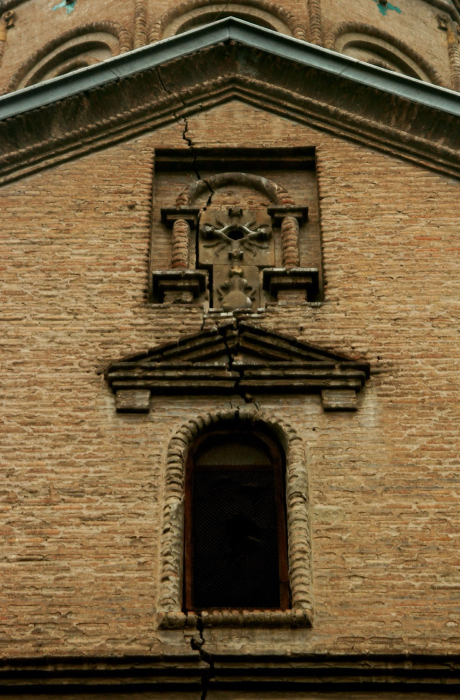
#> input picture survey/data/samples/crack_wall.jpg, 920 x 1400 px (shown at 1/2 size)
$ python -i detect.py   (imports and definitions only)
#> lines starting #> are read from the running program, lines starting #| are printed output that depends on the picture; after the words box and inside, x2 and y2 are one past the last pixel; in counts of white or black regions, pixels touching at a corner belong together
"""The "ruler": classical-CV defect detection + millimetre geometry.

No training, no GPU — runs on the Mac today. The job here is *measurement*, not
classification: find candidate defect regions on a facade frame and measure each
one's width / length / area in real millimetres (via the GSD). The VLM does the
naming and grading downstream (core/reason.py); this module only ever reports
what it can actually measure, which is the honest half of the hybrid pitch
("specialized detector for measurable defects + VLM for reasoning").

Pipeline per frame:
  grey -> CLAHE -> black-hat (lifts thin dark cracks) -> Otsu -> close ->
  connected components -> per-component skeleton + medial-axis width.

Cracks are dark, thin, elongated, so we rank candidates by area x elongation and
keep the top-K. Window frames / expansion joints / shadows can look crack-like;
that is exactly the false-positive set the VLM is asked to adjudicate downstream.
"""

from __future__ import annotations

from dataclasses import dataclass, field
from pathlib import Path

import cv2
import numpy as np
from skimage.morphology import medial_axis


@dataclass
class Defect:
    """One measured candidate region. Geometry is real; the label comes later."""

    id: str
    frame: str
    frame_name: str
    bbox: list[int]                       # [x, y, w, h] in pixels
    crop_path: str
    measurement: dict = field(default_factory=dict)   # width_mm / length_mm / area_mm2
    geom_px: dict = field(default_factory=dict)
    elongation: float = 0.0


def _candidate_mask(gray: np.ndarray) -> np.ndarray:
    """Binary mask of thin dark crack-like features.

    Cracks are dark, thin, and *irregular*. The big confusers on a real facade are
    long, perfectly straight lines — rooflines, brick courses, window frames,
    cladding seams. We detect those with a Hough transform and erase them, so the
    detector tracks the jagged crack instead of the architecture around it.
    """
    H, W = gray.shape
    clahe = cv2.createCLAHE(clipLimit=3.0, tileGridSize=(8, 8))
    eq = clahe.apply(gray)
    # Black-hat: bright where there are thin dark features smaller than the kernel.
    k = cv2.getStructuringElement(cv2.MORPH_ELLIPSE, (15, 15))
    blackhat = cv2.morphologyEx(eq, cv2.MORPH_BLACKHAT, k)
    blackhat = cv2.normalize(blackhat, None, 0, 255, cv2.NORM_MINMAX)
    _, th = cv2.threshold(blackhat, 0, 255, cv2.THRESH_BINARY + cv2.THRESH_OTSU)
    th = cv2.morphologyEx(th, cv2.MORPH_CLOSE,
                          cv2.getStructuringElement(cv2.MORPH_ELLIPSE, (5, 5)))

    # Erase long straight lines (architecture), keep jagged cracks.
    long_line = int(0.33 * max(H, W))
    lines = cv2.HoughLinesP(th, 1, np.pi / 180, threshold=80,
                            minLineLength=long_line, maxLineGap=8)
    if lines is not None:
        for x1, y1, x2, y2 in lines[:, 0]:
            cv2.line(th, (x1, y1), (x2, y2), 0, 7)
    return th


# [147 lines left out: functions detect_defects, detect_corrosion, not called in this run]

>>> import cv2
>>> picture = cv2.imread('../data/samples/crack_wall.jpg', cv2.IMREAD_GRAYSCALE)
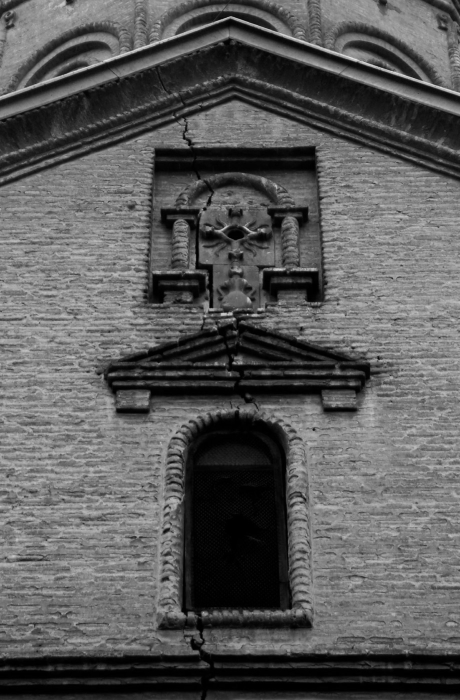
#> picture: shape (1400, 920) (shown at 1/2 size); min 0, max 239, mean 90.3
>>> result = _candidate_mask(picture)
#> in _candidate_mask, `eq = clahe.apply(gray)`:
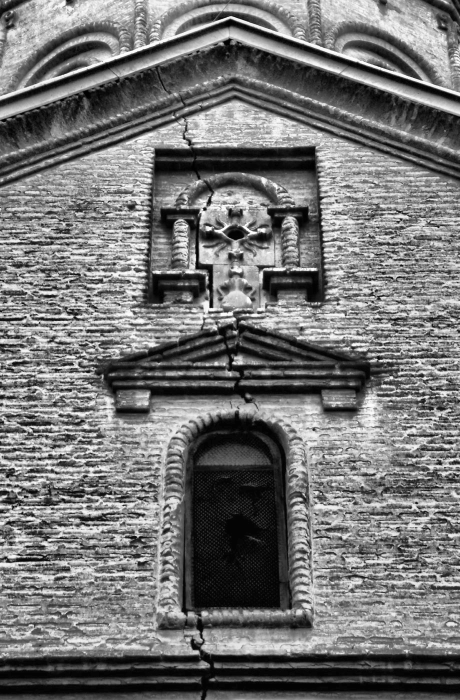
#> eq: shape (1400, 920) (shown at 1/2 size); min 0, max 255, mean 116
#> in _candidate_mask, `blackhat = cv2.morphologyEx(eq, cv2.MORPH_BLACKHAT, k)`:
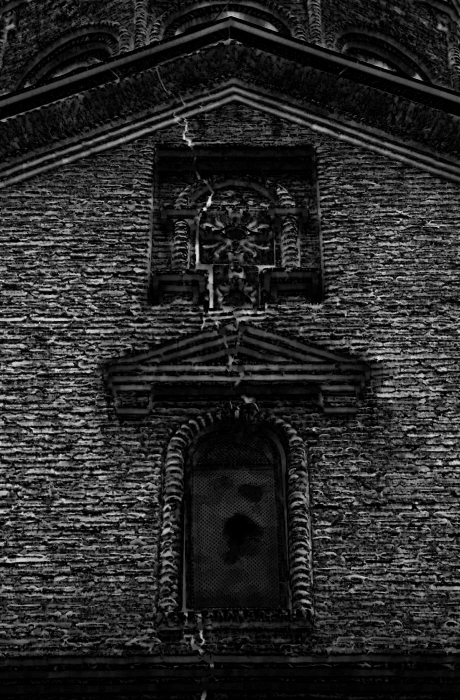
#> blackhat: shape (1400, 920) (shown at 1/2 size); min 0, max 244, mean 40.6
#> in _candidate_mask, `_, th = cv2.threshold(blackhat, 0, 255, cv2.THRESH_BINARY + cv2.THRESH..`:
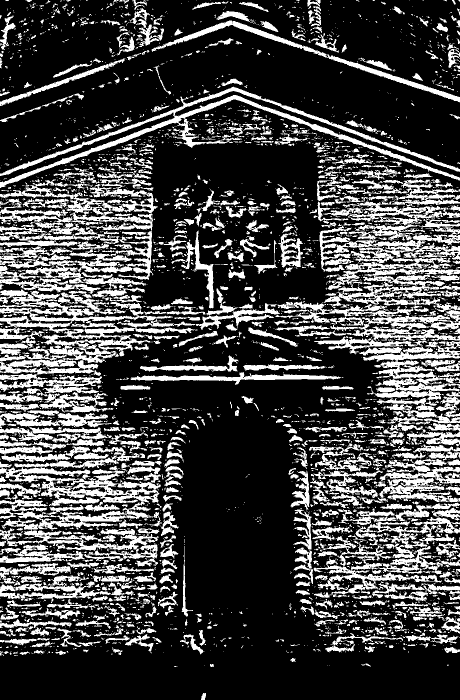
#> th: shape (1400, 920) (shown at 1/2 size); 27.3% white; 3719 white regions (2879 under 20 px), largest, box (x1, y1, x2, y2) and area: (0, 355, 315, 601) 30991, (0, 581, 395, 787) 26845, (0, 894, 322, 1133) 26274
#> in _candidate_mask, `th = cv2.morphologyEx(th, cv2.MORPH_CLOSE, cv2.getStructuringElement(c..`:
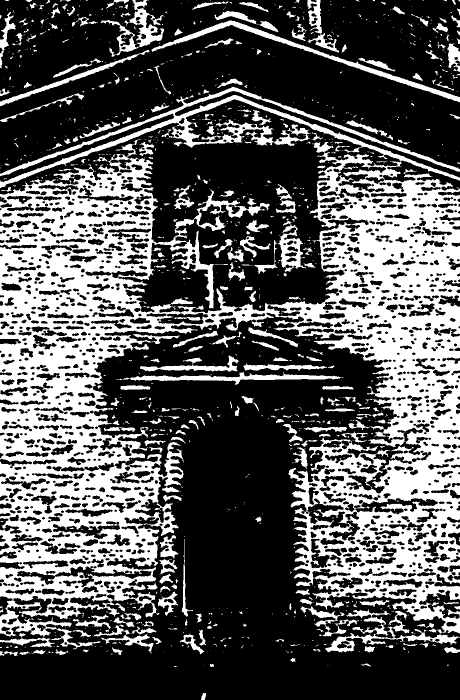
#> th: shape (1400, 920) (shown at 1/2 size); 35.1% white; 1294 white regions (999 under 20 px), largest, box (x1, y1, x2, y2) and area: (0, 173, 920, 1305) 379289, (303, 41, 920, 205) 5797, (201, 0, 329, 114) 3711
#> in _candidate_mask, `lines = cv2.HoughLinesP(th, 1, np.pi / 180, threshold=80, minLineLengt..`: lines = 22 rows, first 6: [689, 292, 810, 864], [691, 359, 828, 1006], [13, 1253, 133, 684], [842, 996, 877, 494], [719, 505, 825, 1005], [102, 997, 192, 489]
#> the loop in _candidate_mask, `for x1, y1, x2, y2 in lines[:, 0]:` made 22 passes
#> (x1, y1, x2, y2) on passes 1 to 12: (689, 292, 810, 864), (691, 359, 828, 1006), (13, 1253, 133, 684), (842, 996, 877, 494), (719, 505, 825, 1005), (102, 997, 192, 489), (895, 1180, 904, 673), (704, 370, 808, 861), (688, 355, 827, 1007), (842, 538, 881, 1091), (714, 396, 818, 888), (37, 946, 71, 459)
#> after the loop in _candidate_mask, `for x1, y1, x2, y2 in lines[:, 0]:`:
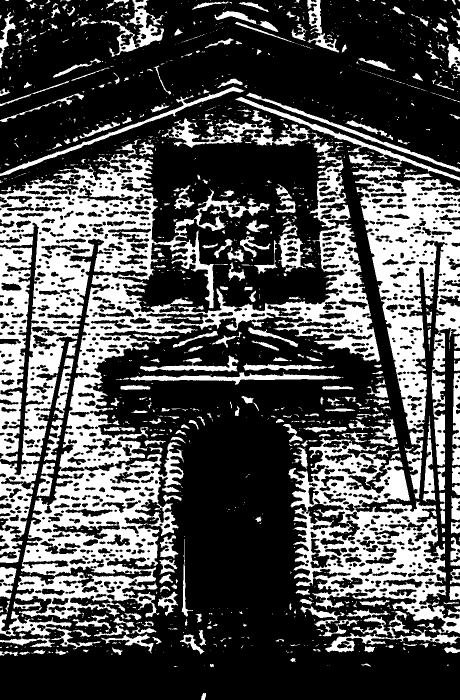
#> th: shape (1400, 920) (shown at 1/2 size); 31.4% white; 1462 white regions (1115 under 20 px), largest, box (x1, y1, x2, y2) and area: (0, 278, 760, 1238) 169739, (470, 194, 920, 998) 59588, (577, 876, 920, 1305) 54941

$ run again, on survey/data/samples/cracked_wall2.jpg
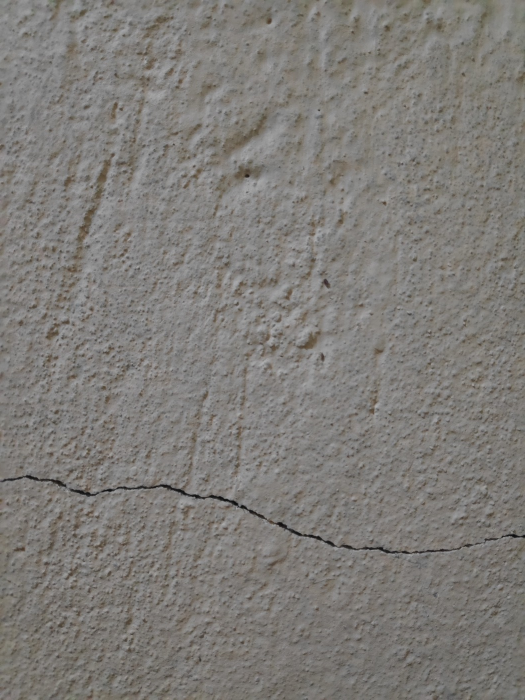
#> input picture survey/data/samples/cracked_wall2.jpg, 1050 x 1400 px (shown at 1/2 size)
#> in _candidate_mask, `_, th = cv2.threshold(blackhat, 0, 255, cv2.THRESH_BINARY + cv2.THRESH..`:
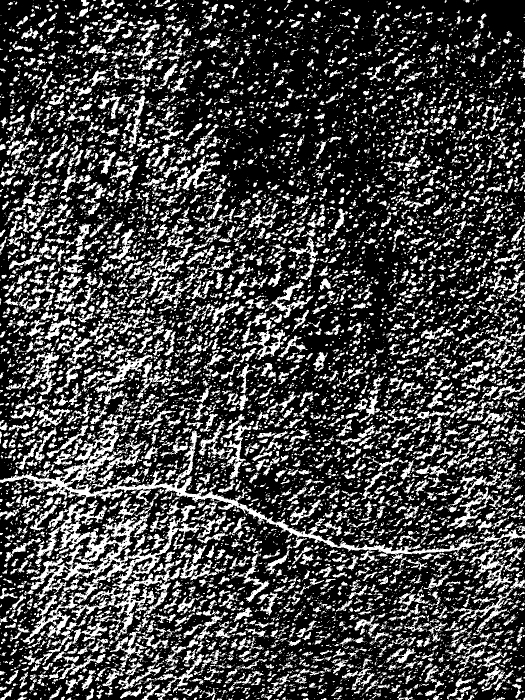
#> th: shape (1400, 1050) (shown at 1/2 size); 27.1% white; 9953 white regions (6916 under 20 px), largest, box (x1, y1, x2, y2) and area: (0, 828, 1050, 1127) 19459, (41, 993, 401, 1289) 19250, (228, 1124, 362, 1282) 4190
#> in _candidate_mask, `th = cv2.morphologyEx(th, cv2.MORPH_CLOSE, cv2.getStructuringElement(c..`:
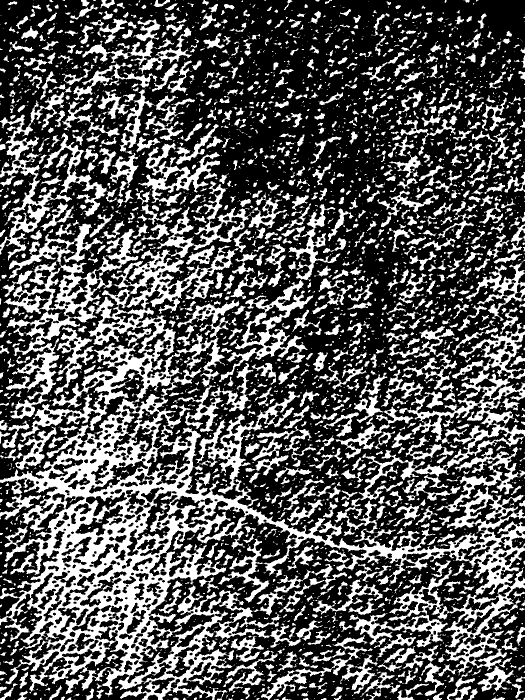
#> th: shape (1400, 1050) (shown at 1/2 size); 34.1% white; 3658 white regions (2460 under 20 px), largest, box (x1, y1, x2, y2) and area: (0, 362, 1050, 1400) 250783, (0, 168, 144, 521) 9560, (438, 560, 627, 764) 7859
#> lines = None

$ run again, on survey/data/samples/spalling_rebar.jpg
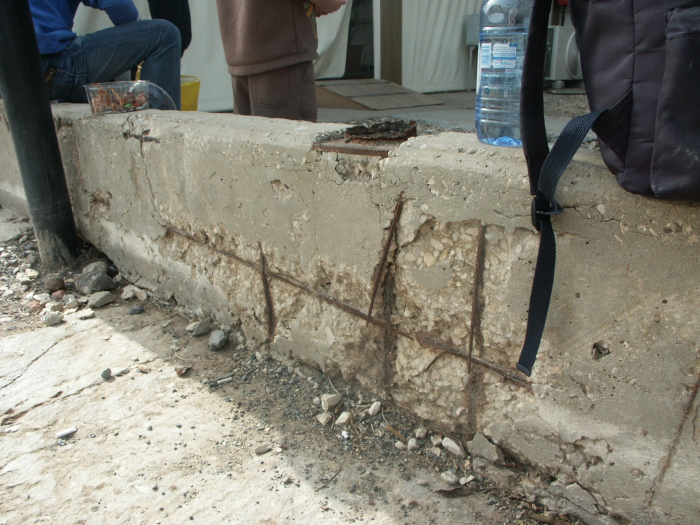
#> input picture survey/data/samples/spalling_rebar.jpg, 1400 x 1050 px (shown at 1/2 size)
#> in _candidate_mask, `_, th = cv2.threshold(blackhat, 0, 255, cv2.THRESH_BINARY + cv2.THRESH..`:
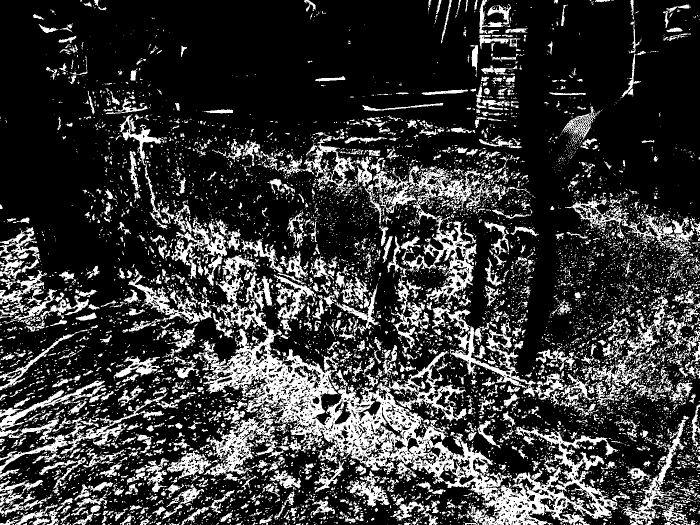
#> th: shape (1050, 1400) (shown at 1/2 size); 22% white; 8756 white regions (7502 under 20 px), largest, box (x1, y1, x2, y2) and area: (386, 657, 1236, 1050) 74914, (730, 331, 1011, 604) 14688, (864, 603, 1135, 800) 7992
#> lines = [[427, 829, 951, 941], [652, 839, 1172, 1049]]
#> the loop in _candidate_mask, `for x1, y1, x2, y2 in lines[:, 0]:` made 2 passes
#> after the loop in _candidate_mask, `for x1, y1, x2, y2 in lines[:, 0]:`:
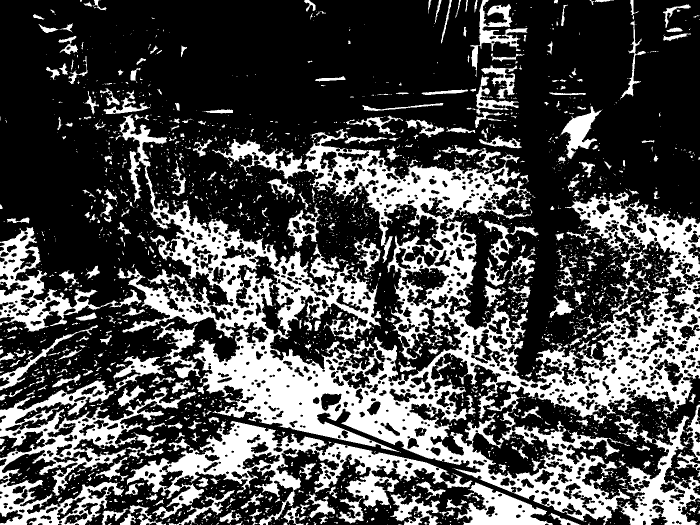
#> th: shape (1050, 1400) (shown at 1/2 size); 29.9% white; 3082 white regions (2594 under 20 px), largest, box (x1, y1, x2, y2) and area: (235, 228, 1400, 1050) 255961, (254, 842, 945, 1050) 35793, (0, 761, 393, 1050) 30589
